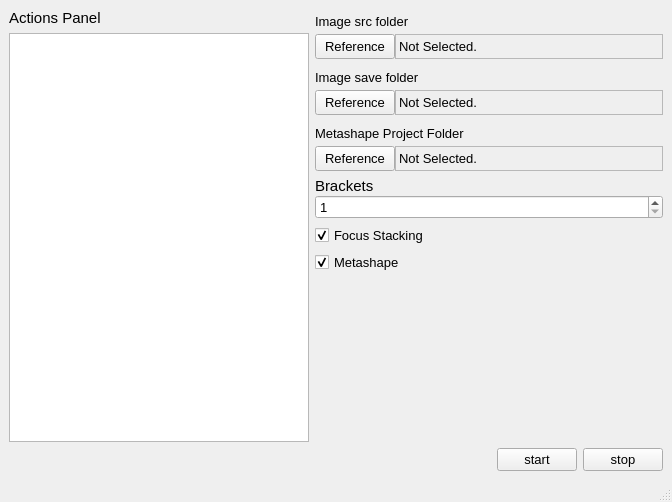
<?xml version="1.0" encoding="UTF-8"?>
<ui version="4.0">
 <class>MainWindow</class>
 <widget class="QMainWindow" name="MainWindow">
  <property name="geometry">
   <rect>
    <x>0</x>
    <y>0</y>
    <width>672</width>
    <height>502</height>
   </rect>
  </property>
  <property name="font">
   <font>
    <pointsize>10</pointsize>
   </font>
  </property>
  <property name="windowTitle">
   <string>MainWindow</string>
  </property>
  <widget class="QWidget" name="centralwidget">
   <layout class="QGridLayout" name="gridLayout">
    <item row="0" column="0">
     <layout class="QVBoxLayout" name="verticalLayout_7">
      <item>
       <layout class="QHBoxLayout" name="horizontalLayout_5">
        <item>
         <layout class="QVBoxLayout" name="verticalLayout">
          <item>
           <widget class="QLabel" name="actionsLabel">
            <property name="sizePolicy">
             <sizepolicy hsizetype="Preferred" vsizetype="Preferred">
              <horstretch>0</horstretch>
              <verstretch>0</verstretch>
             </sizepolicy>
            </property>
            <property name="font">
             <font>
              <pointsize>11</pointsize>
             </font>
            </property>
            <property name="text">
             <string>Actions Panel</string>
            </property>
           </widget>
          </item>
          <item>
           <widget class="QPlainTextEdit" name="actionsText">
            <property name="sizePolicy">
             <sizepolicy hsizetype="Fixed" vsizetype="Expanding">
              <horstretch>0</horstretch>
              <verstretch>0</verstretch>
             </sizepolicy>
            </property>
            <property name="minimumSize">
             <size>
              <width>300</width>
              <height>400</height>
             </size>
            </property>
            <property name="maximumSize">
             <size>
              <width>300</width>
              <height>16777215</height>
             </size>
            </property>
            <property name="plainText">
             <string/>
            </property>
           </widget>
          </item>
         </layout>
        </item>
        <item>
         <layout class="QVBoxLayout" name="verticalLayout_6">
          <item>
           <layout class="QVBoxLayout" name="verticalLayout_2">
            <property name="spacing">
             <number>0</number>
            </property>
            <item>
             <widget class="QLabel" name="imageSrcFolderLabel">
              <property name="minimumSize">
               <size>
                <width>200</width>
                <height>25</height>
               </size>
              </property>
              <property name="maximumSize">
               <size>
                <width>200</width>
                <height>25</height>
               </size>
              </property>
              <property name="text">
               <string>Image src folder</string>
              </property>
             </widget>
            </item>
            <item>
             <layout class="QHBoxLayout" name="horizontalLayout">
              <item>
               <widget class="QPushButton" name="imageSrcFolderReferenceButton">
                <property name="sizePolicy">
                 <sizepolicy hsizetype="Minimum" vsizetype="Fixed">
                  <horstretch>0</horstretch>
                  <verstretch>0</verstretch>
                 </sizepolicy>
                </property>
                <property name="minimumSize">
                 <size>
                  <width>80</width>
                  <height>25</height>
                 </size>
                </property>
                <property name="maximumSize">
                 <size>
                  <width>80</width>
                  <height>25</height>
                 </size>
                </property>
                <property name="text">
                 <string>Reference</string>
                </property>
                <property name="iconSize">
                 <size>
                  <width>16</width>
                  <height>16</height>
                 </size>
                </property>
                <property name="autoDefault">
                 <bool>false</bool>
                </property>
                <property name="default">
                 <bool>false</bool>
                </property>
                <property name="flat">
                 <bool>false</bool>
                </property>
               </widget>
              </item>
              <item>
               <widget class="QLabel" name="imageSrcFolderPath">
                <property name="sizePolicy">
                 <sizepolicy hsizetype="Expanding" vsizetype="Preferred">
                  <horstretch>0</horstretch>
                  <verstretch>0</verstretch>
                 </sizepolicy>
                </property>
                <property name="minimumSize">
                 <size>
                  <width>0</width>
                  <height>25</height>
                 </size>
                </property>
                <property name="maximumSize">
                 <size>
                  <width>16777215</width>
                  <height>25</height>
                 </size>
                </property>
                <property name="frameShape">
                 <enum>QFrame::StyledPanel</enum>
                </property>
                <property name="frameShadow">
                 <enum>QFrame::Plain</enum>
                </property>
                <property name="text">
                 <string>Not Selected.</string>
                </property>
                <property name="textInteractionFlags">
                 <set>Qt::NoTextInteraction</set>
                </property>
               </widget>
              </item>
             </layout>
            </item>
           </layout>
          </item>
          <item>
           <layout class="QVBoxLayout" name="verticalLayout_3">
            <property name="spacing">
             <number>0</number>
            </property>
            <item>
             <widget class="QLabel" name="imageSaveFolderLabel">
              <property name="minimumSize">
               <size>
                <width>200</width>
                <height>25</height>
               </size>
              </property>
              <property name="maximumSize">
               <size>
                <width>200</width>
                <height>25</height>
               </size>
              </property>
              <property name="text">
               <string>Image save folder</string>
              </property>
             </widget>
            </item>
            <item>
             <layout class="QHBoxLayout" name="horizontalLayout_2">
              <item>
               <widget class="QPushButton" name="imageSaveFolderReferenceButton">
                <property name="sizePolicy">
                 <sizepolicy hsizetype="Minimum" vsizetype="Fixed">
                  <horstretch>0</horstretch>
                  <verstretch>0</verstretch>
                 </sizepolicy>
                </property>
                <property name="minimumSize">
                 <size>
                  <width>80</width>
                  <height>25</height>
                 </size>
                </property>
                <property name="maximumSize">
                 <size>
                  <width>80</width>
                  <height>25</height>
                 </size>
                </property>
                <property name="text">
                 <string>Reference</string>
                </property>
                <property name="iconSize">
                 <size>
                  <width>16</width>
                  <height>16</height>
                 </size>
                </property>
                <property name="autoDefault">
                 <bool>false</bool>
                </property>
                <property name="default">
                 <bool>false</bool>
                </property>
                <property name="flat">
                 <bool>false</bool>
                </property>
               </widget>
              </item>
              <item>
               <widget class="QLabel" name="imageSaveFolderPath">
                <property name="minimumSize">
                 <size>
                  <width>250</width>
                  <height>25</height>
                 </size>
                </property>
                <property name="maximumSize">
                 <size>
                  <width>16777215</width>
                  <height>25</height>
                 </size>
                </property>
                <property name="frameShape">
                 <enum>QFrame::StyledPanel</enum>
                </property>
                <property name="frameShadow">
                 <enum>QFrame::Plain</enum>
                </property>
                <property name="text">
                 <string>Not Selected.</string>
                </property>
                <property name="textInteractionFlags">
                 <set>Qt::NoTextInteraction</set>
                </property>
               </widget>
              </item>
             </layout>
            </item>
           </layout>
          </item>
          <item>
           <layout class="QVBoxLayout" name="verticalLayout_4">
            <property name="spacing">
             <number>0</number>
            </property>
            <item>
             <widget class="QLabel" name="metashapeProjectFolderLabel">
              <property name="minimumSize">
               <size>
                <width>200</width>
                <height>25</height>
               </size>
              </property>
              <property name="maximumSize">
               <size>
                <width>105</width>
                <height>25</height>
               </size>
              </property>
              <property name="text">
               <string>Metashape Project Folder</string>
              </property>
             </widget>
            </item>
            <item>
             <layout class="QHBoxLayout" name="horizontalLayout_3">
              <item>
               <widget class="QPushButton" name="metashapeProjectFolderPathReferenceButton">
                <property name="sizePolicy">
                 <sizepolicy hsizetype="Minimum" vsizetype="Fixed">
                  <horstretch>0</horstretch>
                  <verstretch>0</verstretch>
                 </sizepolicy>
                </property>
                <property name="minimumSize">
                 <size>
                  <width>80</width>
                  <height>25</height>
                 </size>
                </property>
                <property name="maximumSize">
                 <size>
                  <width>80</width>
                  <height>25</height>
                 </size>
                </property>
                <property name="text">
                 <string>Reference</string>
                </property>
                <property name="iconSize">
                 <size>
                  <width>16</width>
                  <height>16</height>
                 </size>
                </property>
                <property name="autoDefault">
                 <bool>false</bool>
                </property>
                <property name="default">
                 <bool>false</bool>
                </property>
                <property name="flat">
                 <bool>false</bool>
                </property>
               </widget>
              </item>
              <item>
               <widget class="QLabel" name="metashapeProjectFolderPath">
                <property name="minimumSize">
                 <size>
                  <width>250</width>
                  <height>25</height>
                 </size>
                </property>
                <property name="maximumSize">
                 <size>
                  <width>16777215</width>
                  <height>25</height>
                 </size>
                </property>
                <property name="frameShape">
                 <enum>QFrame::StyledPanel</enum>
                </property>
                <property name="frameShadow">
                 <enum>QFrame::Plain</enum>
                </property>
                <property name="text">
                 <string>Not Selected.</string>
                </property>
                <property name="textInteractionFlags">
                 <set>Qt::NoTextInteraction</set>
                </property>
               </widget>
              </item>
             </layout>
            </item>
           </layout>
          </item>
          <item>
           <layout class="QVBoxLayout" name="verticalLayout_5">
            <property name="spacing">
             <number>0</number>
            </property>
            <item>
             <widget class="QLabel" name="bracketsLabel">
              <property name="font">
               <font>
                <pointsize>11</pointsize>
               </font>
              </property>
              <property name="text">
               <string>Brackets</string>
              </property>
             </widget>
            </item>
            <item>
             <widget class="QSpinBox" name="brackets">
              <property name="minimum">
               <number>1</number>
              </property>
             </widget>
            </item>
           </layout>
          </item>
          <item>
           <widget class="QCheckBox" name="doFocusStacking">
            <property name="text">
             <string>Focus Stacking</string>
            </property>
            <property name="checked">
             <bool>true</bool>
            </property>
           </widget>
          </item>
          <item>
           <widget class="QCheckBox" name="doMetashape">
            <property name="text">
             <string>Metashape</string>
            </property>
            <property name="checked">
             <bool>true</bool>
            </property>
           </widget>
          </item>
          <item>
           <spacer name="verticalSpacer">
            <property name="orientation">
             <enum>Qt::Vertical</enum>
            </property>
            <property name="sizeHint" stdset="0">
             <size>
              <width>20</width>
              <height>40</height>
             </size>
            </property>
           </spacer>
          </item>
         </layout>
        </item>
       </layout>
      </item>
      <item>
       <layout class="QHBoxLayout" name="horizontalLayout_4">
        <item>
         <spacer name="horizontalSpacer">
          <property name="orientation">
           <enum>Qt::Horizontal</enum>
          </property>
          <property name="sizeHint" stdset="0">
           <size>
            <width>40</width>
            <height>20</height>
           </size>
          </property>
         </spacer>
        </item>
        <item>
         <widget class="QPushButton" name="startButton">
          <property name="minimumSize">
           <size>
            <width>80</width>
            <height>0</height>
           </size>
          </property>
          <property name="maximumSize">
           <size>
            <width>80</width>
            <height>16777215</height>
           </size>
          </property>
          <property name="text">
           <string>start</string>
          </property>
         </widget>
        </item>
        <item>
         <widget class="QPushButton" name="stopButton">
          <property name="minimumSize">
           <size>
            <width>80</width>
            <height>0</height>
           </size>
          </property>
          <property name="maximumSize">
           <size>
            <width>80</width>
            <height>16777215</height>
           </size>
          </property>
          <property name="text">
           <string>stop</string>
          </property>
         </widget>
        </item>
       </layout>
      </item>
     </layout>
    </item>
   </layout>
  </widget>
  <widget class="QStatusBar" name="statusbar"/>
  <action name="actionPreferences">
   <property name="text">
    <string>Preferences</string>
   </property>
  </action>
 </widget>
 <resources/>
 <connections/>
 <slots>
  <slot>start()</slot>
 </slots>
</ui>
